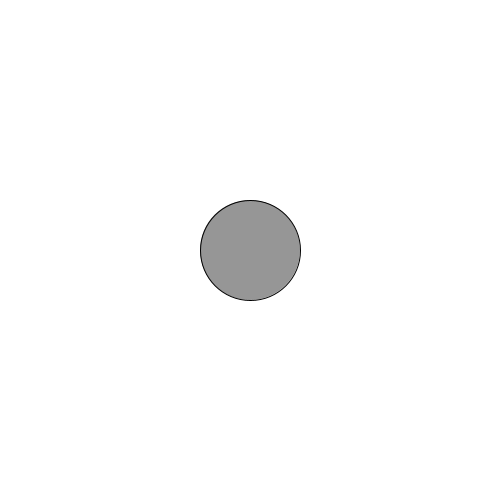
Frame 1 (no input)
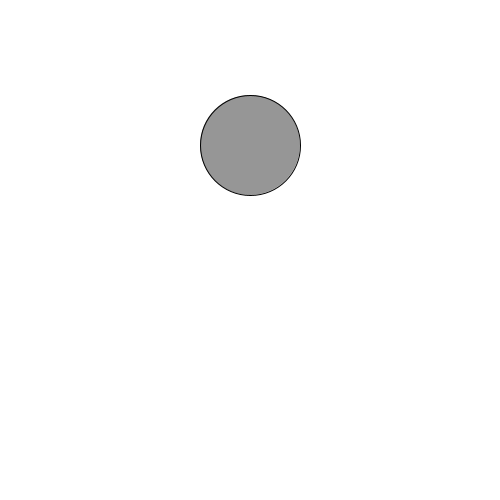
Frame 60 (the mouse pressed at the canvas centre just before this capture)
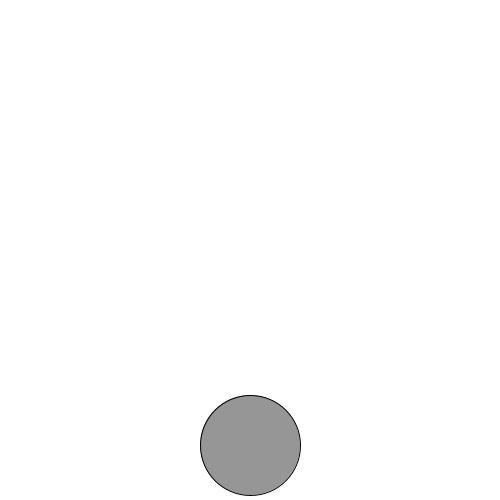
Frame 120 (the mouse held since frame 60 and released just before this capture)

The Processing sketch that drew these frames (run headless with seeded random() and noise(); from frame 60 on, the mouse is pressed at the canvas centre):

// Processing sketch: processing_66179
// ── processing_66179.pde


int goingUp;
boolean myBoolean;

void setup(){
   size(500, 500);
   myBoolean = true;
   goingUp = 250;
}

void draw(){
  background(255);
  
  fill(150);
  ellipse(250, goingUp, 100, 100);
  
    if(myBoolean){                   
    goingUp = goingUp - 5;
    }
 
      else if (!myBoolean){    
      goingUp = goingUp + 5;
      }
       
    if(goingUp == 50){                   
    myBoolean = false;
    }
 
     else if(goingUp == 450){                   
     myBoolean = true;
     }
 
}
